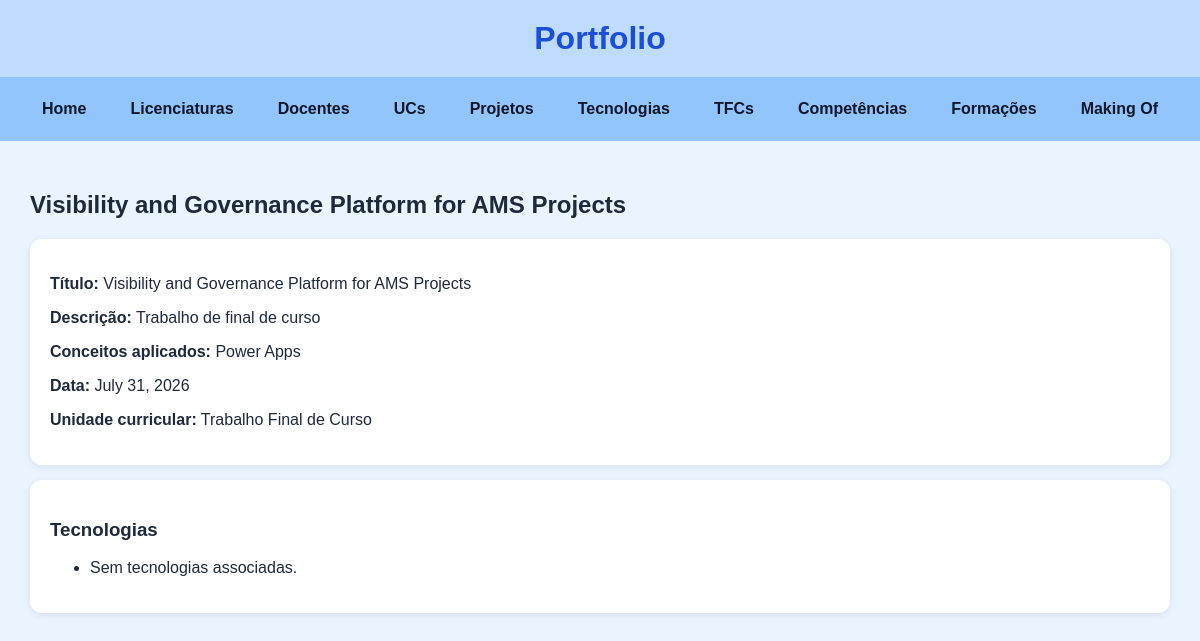
The app's page /portfolio/projetos/1/ with its own data.
### portfolio/models.py (models this page shows, shortened)
class Projeto(models.Model):
    titulo = models.CharField(max_length=150)
    descricao = models.TextField()
    conceitos_aplicados = models.TextField(blank=True)
    git_url = models.URLField(blank=True)
    demo_url = models.URLField(blank=True)
    video_url = models.URLField(blank=True)
    imagem = models.ImageField(upload_to='projetos/', blank=True, null=True)
    data = models.DateField(blank=True, null=True)
    unidade_curricular = models.ForeignKey(UnidadeCurricular, on_delete=models.CASCADE, related_name="projetos")
    tecnologias = models.ManyToManyField(Tecnologia, related_name="projetos", blank=True)

class UnidadeCurricular(models.Model):
    nome = models.CharField(max_length=150)
    codigo = models.CharField(max_length=30)
    ano = models.PositiveSmallIntegerField(blank=True, null=True)
    semestre = models.PositiveSmallIntegerField(blank=True, null=True)
    ects = models.PositiveSmallIntegerField(blank=True, null=True)
    descricao = models.TextField(blank=True)
    imagem = models.ImageField(upload_to='ucs/', blank=True, null=True)
    licenciatura = models.ForeignKey(Licenciatura, on_delete=models.CASCADE, related_name="ucs")
    docentes = models.ManyToManyField(Docente, related_name="ucs", blank=True)
    def __str__(self):
        return self.nome

### portfolio/views.py (the view)
# urls.py: path("projetos/<int:id>/", views.projeto_view, name="projeto"),
def projeto_view(request, id):
    projeto = Projeto.objects.get(id=id)
    return render(request, "portfolio/projeto.html", {"projeto": projeto})

### portfolio/templates/portfolio/projeto.html (shortened to what this page needs)
{% extends "portfolio/base.html" %}
{% block content %}
    <h2>{{ projeto.titulo }}</h2>
    <div class="card">
        <p><strong>Título:</strong> {{ projeto.titulo }}</p>
        {% if projeto.descricao %}
            <p><strong>Descrição:</strong> {{ projeto.descricao }}</p>
        {% endif %}
        {% if projeto.conceitos_aplicados %}
            <p><strong>Conceitos aplicados:</strong> {{ projeto.conceitos_aplicados }}</p>
        {% endif %}
        {% if projeto.data %}
            <p><strong>Data:</strong> {{ projeto.data }}</p>
        {% endif %}
        {% if projeto.unidade_curricular %}
            <p><strong>Unidade curricular:</strong> {{ projeto.unidade_curricular }}</p>
        {% endif %}
    </div>
    <div class="card">
        <h3>Tecnologias</h3>
        <ul>
            {% for tecnologia in projeto.tecnologias.all %}
                <li>{{ tecnologia.nome }}</li>
            {% empty %}
                <li>Sem tecnologias associadas.</li>
            {% endfor %}
        </ul>
    </div>
{% endblock %}

### portfolio/templates/portfolio/base.html (style rules this page uses)
body { background-color: #eaf4ff; font-family: Arial, sans-serif; margin: 0; padding: 0; color: #1e293b; }
.card { background-color: white; padding: 20px; margin-bottom: 15px; border-radius: 12px; box-shadow: 0 2px 8px rgba(0, 0, 0, 0.08); }

### records on screen
Projeto: titulo "Visibility and Governance Platform for AMS Projects", descricao "Trabalho de final de curso", conceitos_aplicados "Power Apps", data "July 31, 2026", unidade_curricular "Trabalho Final de Curso"
